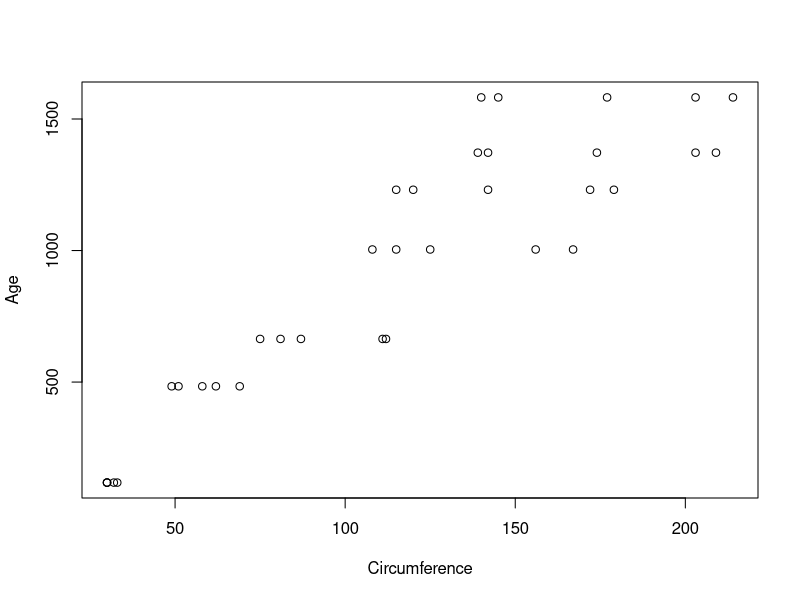
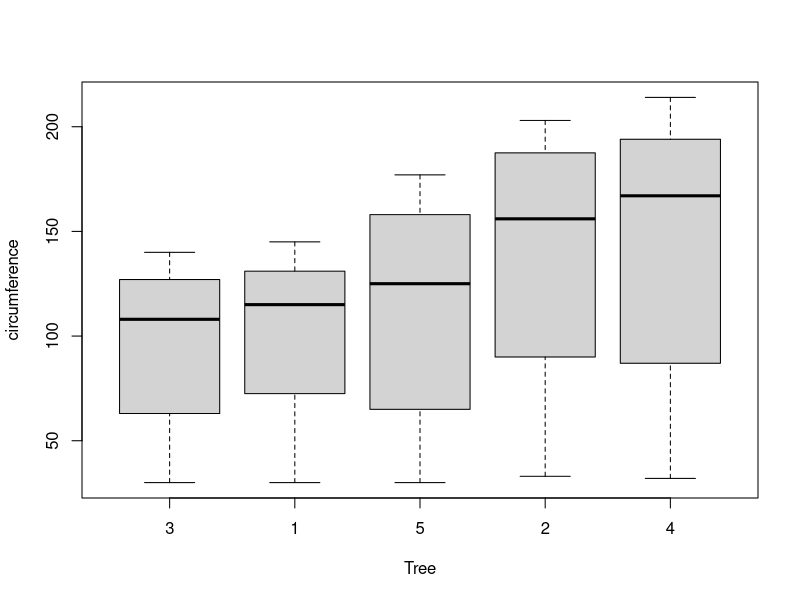

R code for these plots, in order: (Note: this script raises an error after producing the figures.)
## ---- chunk 1
# create a new data set with all the samme information as Orange
data1 <- Orange  

#Reorder the Tree size factor to 1, 2, 3, 4, 5
data1$Tree <- factor(data1$Tree, levels(data1$Tree)[c(2,4,1,5,3)])

#Create a function to print just the mean and median of the circumference
myFun <- function(x) {
  c(mean = mean(x), median = median(x))
}

#run the function and format it for a pretty display
cbind(Tree_Size = unique(data1$Tree),do.call(rbind, tapply(data1$circumference, data1$Tree, myFun)))
## ---- chunk 2
plot(data1$circumference, data1$age, xlab = "Circumference", ylab = "Age")
print("\n") #used for formatting of the line.
## ---- chunk 3
#Reorder the Tree size factor to 3, 1, 5, 2, 4
data1$Tree <- factor(data1$Tree, levels(data1$Tree)[c(3,1,5,2,4)])

#plot the temp data set circumference vs Tree
boxplot(circumference ~ Tree, data = data1)
## ---- chunk 4
UStemp <- c(subset(x=tempClean, tempClean$Date >= "1990-01-01"))
UStemp$Monthly.AverageTemp.Land <- as.numeric()
